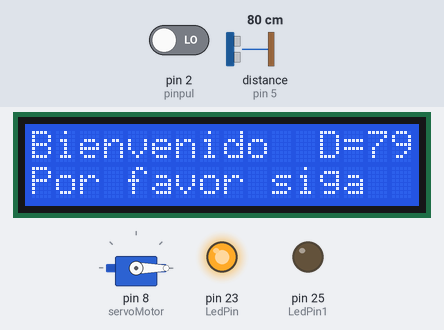
Simulated run of this sketch. Board: Arduino Mega 2560, built with avr-gcc and run on an emulated ATmega2560. Parts: 16×2 character LCD, servo, output pins drawn as LEDs (lit = HIGH). Wiring (inferred from the names in the program): ultrasonic range finder: trigger pin 6; echo pin 5. The test bench sets the inputs (shaded band); at power-on: distance to the obstacle (sensor on pin 5) 80 cm, pin 2 (pinpul) LOW. The echo pulse lasts 58.3 µs per cm; pins used as bus, display or sensor lines are not drawn; what the sketch prints to the serial monitor is not drawn.

Above: at 1.6 s.
1.7 s: distance to the obstacle (sensor on pin 5) set to 2 cm
At 4.2 s:
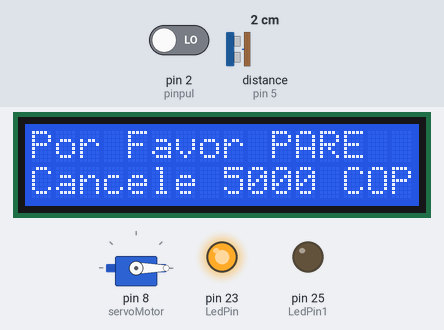
4.5 s: pin 2 (pinpul) driven HIGH
At 5.6 s:
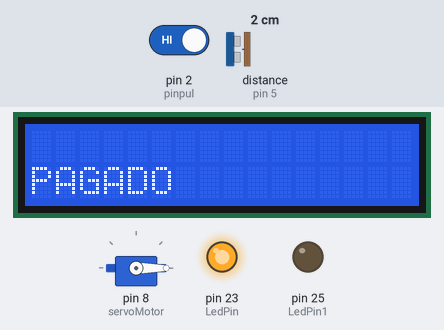
14.2 s: distance to the obstacle (sensor on pin 5) set to 18 cm
At 16.7 s:
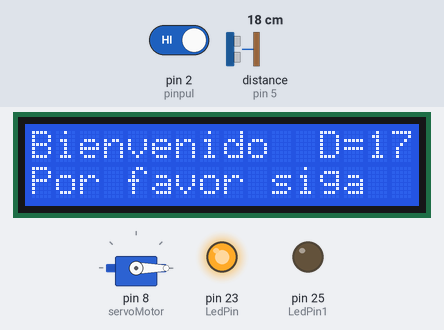
17.0 s: distance to the obstacle (sensor on pin 5) set to 35 cm
At 18.9 s:
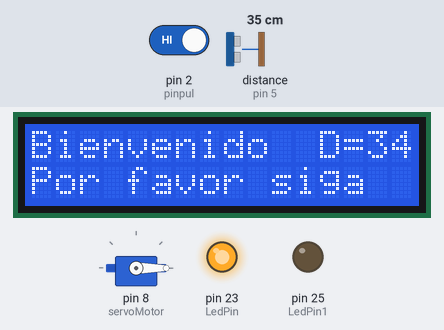
20.0 s: distance to the obstacle (sensor on pin 5) set to 4 cm
At 22.5 s:
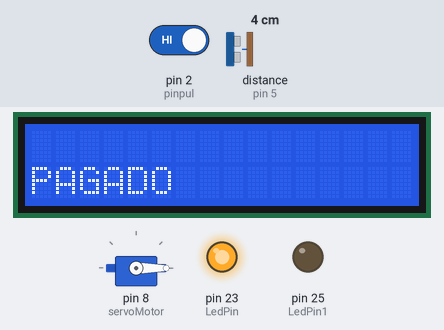
Timing chart, 0 to 24.0 s (numbered marks = the images above; inputs shaded):
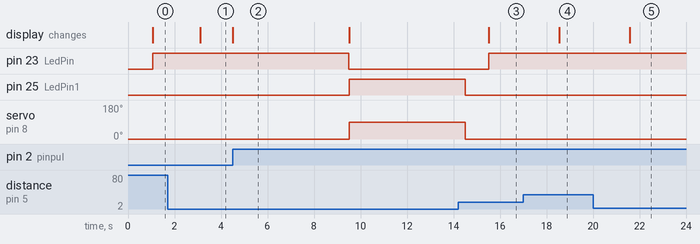

The sketch:

Lab3_peaje.ino
```cpp
#include <Servo.h>      //Incluimos la libreria Servo
#include <LiquidCrystal.h>
LiquidCrystal lcd(22, 24, 26, 28, 30, 32);
Servo servoMotor;

const int EchoPin = 5;
const int TriggerPin = 6;
const int LedPin = 23;
const int LedPin1 = 25;
int pul=0;
const int pinpul = 2;
int estado= 0;
bool carro = false;

void setup() {
   Serial.begin(9600);
   pinMode(LedPin, OUTPUT);
   pinMode(LedPin1, OUTPUT);
   pinMode(TriggerPin, OUTPUT);
   pinMode(EchoPin, INPUT);
   lcd.begin(16,2);
  pinMode(pinpul, INPUT);
  servoMotor.attach(8);
}

void loop() {
   // Desplazamos a la posición 0º
         servoMotor.write(0);

   int cm = ping(TriggerPin, EchoPin);
   Serial.print("Distancia: ");
   Serial.println(cm);
   delay(1000);
   if(estado == 0){
     digitalWrite(LedPin1,LOW);
     digitalWrite(LedPin,HIGH);
     lcd.clear();
     lcd.setCursor(0,0);
     lcd.print("Bienvenido");
     lcd.setCursor(12,0);
     lcd.print("D=");
     lcd.print(cm);
     lcd.setCursor(0,1);
     lcd.print("Por favor siga");
   }
   if(cm <= 10){
   carro = true;
   estado = 1;
   }

   if(carro){
     digitalWrite(LedPin1,LOW);
     digitalWrite(LedPin,HIGH);
     lcd.clear();
     lcd.setCursor(0,0);
     lcd.print("Por Favor PARE");
     lcd.setCursor(0,1);
     lcd.print("Cancele 5000 COP");
     //estado=1;
         pul = digitalRead(pinpul);
     while(pul == LOW){
       pul = digitalRead(pinpul);
     }


      if(pul == HIGH){

      digitalWrite(LedPin,HIGH);
       lcd.clear();
       lcd.setCursor(0,1);
     lcd.print("PAGADO");
     delay(5000);
     lcd.clear();
     digitalWrite(LedPin,LOW);
     lcd.setCursor(0,0);
     lcd.print("Hasta pronto");
      lcd.setCursor(0,1);
     lcd.print("Buen Viaje");
     carro = false;
    digitalWrite(LedPin1,HIGH);
          // Desplazamos a la posición 90º
           servoMotor.write(90);
          // Esperamos 1 segundo
         delay(5000);
         digitalWrite(LedPin1,LOW);
         estado=0;


      }

}
}

int ping(int TriggerPin, int EchoPin) {
   long duration, distanceCm;

   digitalWrite(TriggerPin, LOW);  //para generar un pulso limpio ponemos a LOW 4us
   delayMicroseconds(4);
   digitalWrite(TriggerPin, HIGH);  //generamos Trigger (disparo) de 10us
   delayMicroseconds(10);
   digitalWrite(TriggerPin, LOW);

   duration = pulseIn(EchoPin, HIGH);  //medimos el tiempo entre pulsos, en microsegundos

   distanceCm = duration * 10 / 292/ 2;   //convertimos a distancia, en cm
   return distanceCm;
}
```

Measured:
- after the input at 1.7 s, the display: changes after 1.4 s (image 1)
- after the input at 4.5 s, pin 23 (LedPin): HIGH → LOW after 5.0 s; pin 25 (LedPin1): LOW → HIGH after 5.0 s; servo on pin 8 (servoMotor): 0° → 90° after 5.0 s; the display: changes at once (image 2)
- after the input at 14.2 s, the display: changes after 1.3 s (image 3)
- after the input at 17.0 s, the display: changes after 1.5 s (image 4)
- after the input at 20.0 s, the display: changes after 1.6 s (image 5)
- what the display in image 2 shows lasts 5.0 s, from 4.5 s to 9.5 s
